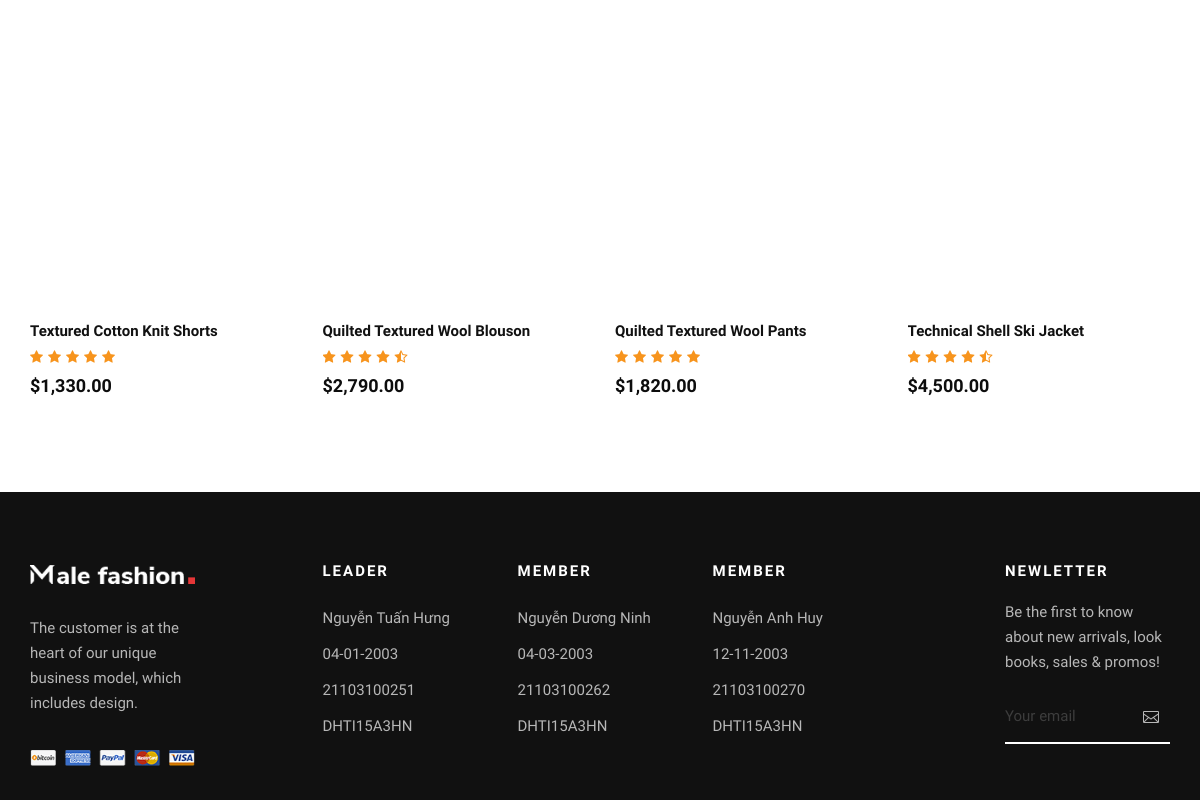
The app's page /shop-details.php?id=17 (lower part), older data.
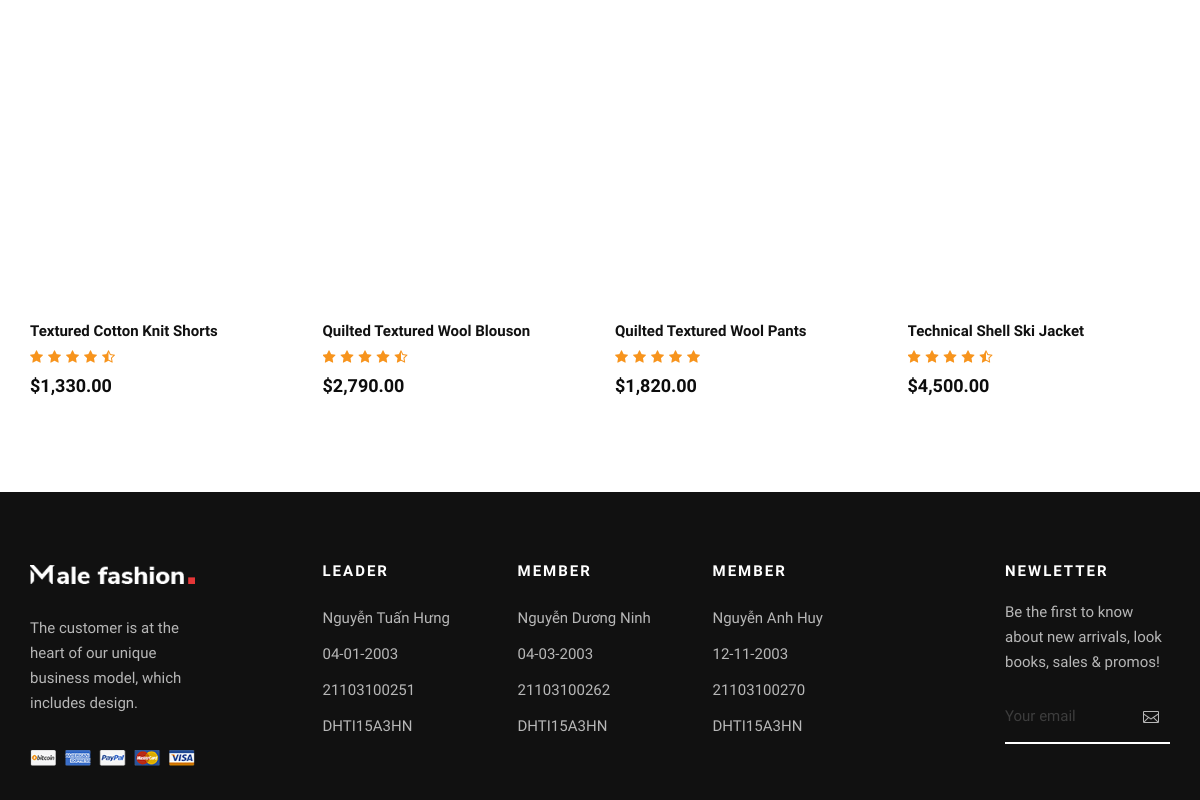
The same page, newer data.
### tables this page shows
CREATE TABLE `product` (
  `ID` int(11) NOT NULL,
  `NAME` varchar(500) DEFAULT NULL,
  `IMAGE` varchar(550) DEFAULT NULL,
  `IDCATEGORY` int(11) DEFAULT NULL,
  `PRICE` double DEFAULT NULL,
  `DESCRIPTION` text DEFAULT NULL,
  `QUANTITY` int(11) DEFAULT NULL,
  `RATING` float DEFAULT NULL,
  `ISACTIVE` tinyint(4) DEFAULT NULL,
  `SALE` int(11) DEFAULT 0,
  `NEWARRIVALS` int(11) DEFAULT 0
);

### shop-details.php (the view, shortened to what the changed rows need)
<?php
include 'db.php';
if (isset($_GET['id'])) {
    $productId = $_GET['id'];
    $sqlRelated = "SELECT p.ID, p.NAME, p.IMAGE, p.PRICE, p.RATING
               FROM product p
               WHERE p.IDCATEGORY = (SELECT IDCATEGORY FROM product WHERE ID = ?) AND p.ID != ? LIMIT 4";
    $stmtRelated = $conn->prepare($sqlRelated);
    $stmtRelated->bind_param("ii", $productId, $productId);
    $stmtRelated->execute();
    $resultRelated = $stmtRelated->get_result();
    $relatedProducts = [];
    if ($resultRelated->num_rows > 0) {
        while ($row = $resultRelated->fetch_assoc()) {
            $relatedProducts[] = $row;
        }
    }
} else {
    echo "ID sản phẩm không hợp lệ.";
    exit();
}
?>
<!DOCTYPE html>
<html lang="zxx">
<head>
    <link rel="stylesheet" href="css/bootstrap.min.css" type="text/css">
    <link rel="stylesheet" href="css/font-awesome.min.css" type="text/css">
    <link rel="stylesheet" href="css/elegant-icons.css" type="text/css">
    <link rel="stylesheet" href="css/magnific-popup.css" type="text/css">
    <link rel="stylesheet" href="css/nice-select.css" type="text/css">
    <link rel="stylesheet" href="css/owl.carousel.min.css" type="text/css">
    <link rel="stylesheet" href="css/slicknav.min.css" type="text/css">
    <link rel="stylesheet" href="css/style.css" type="text/css">
</head>
<body>
    <section class="related spad">
        <div class="container">
            <div class="row">
                <?php foreach ($relatedProducts as $related): ?>
                    <div class="col-lg-3 col-md-6 col-sm-6">
                        <div class="product__item" data-id="<?= htmlspecialchars($related['ID']); ?>">
                            <a href="shop-details.php?id=<?= htmlspecialchars($related['ID']); ?>">
                                <div class="product__item__pic set-bg" data-setbg="img/product/<?= htmlspecialchars($related['IMAGE']); ?>">
                                </div>
                            </a>
                            <div class="product__item__text">
                                <h6><?= htmlspecialchars($related['NAME']); ?></h6>
                                <div class="rating">
                                    <?php
                                    $fullStars = floor($related['RATING']);
                                    $halfStar = $related['RATING'] - $fullStars >= 0.5;
                                    for ($i = 0; $i < 5; $i++) {
                                        if ($i < $fullStars) {
                                            echo '<i class="fa fa-star"></i>';
                                        } elseif ($halfStar && $i == $fullStars) {
                                            echo '<i class="fa fa-star-half-o"></i>';
                                            $halfStar = false;
                                        } else {
                                            echo '<i class="fa fa-star-o"></i>';
                                        }
                                    }
                                    ?>
                                </div>
                                <h5>$<?= number_format($related['PRICE'], 2); ?></h5>
                            </div>
                        </div>
                    </div>
                <?php endforeach; ?>
            </div>
        </div>
    </section>
</body>
</html>

Row changes from the older to the newer data that the page shows:
changed product "Textured Cotton Knit Shorts": RATING 5 → 4.7 (drawn)
